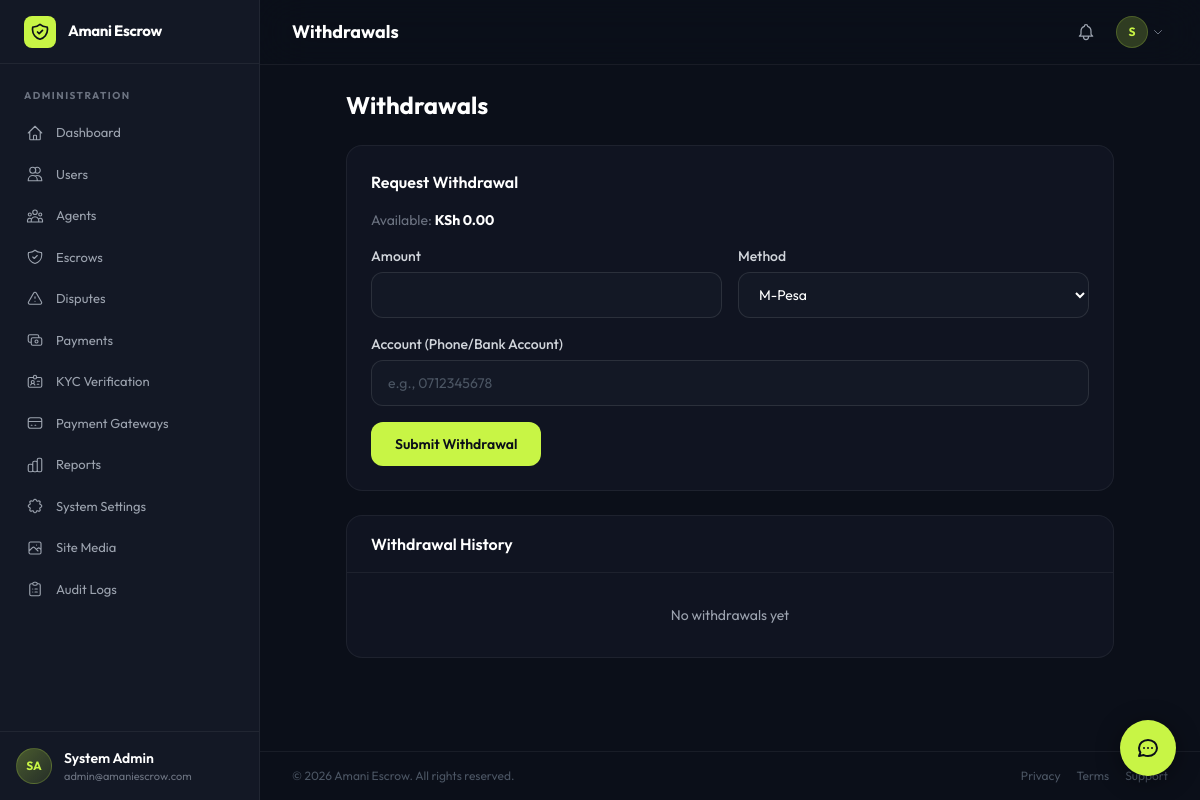
Page /pages/wallet/withdrawals.php (signed in) on the committed database.
### tables this page shows
CREATE TABLE `settings` (
    `id` INT UNSIGNED AUTO_INCREMENT PRIMARY KEY,
    `setting_key` VARCHAR(100) NOT NULL UNIQUE,
    `setting_value` TEXT DEFAULT NULL,
    `setting_type` ENUM('text','number','boolean','json','color','image','textarea','file') NOT NULL DEFAULT 'text',
    `category` VARCHAR(50) NOT NULL DEFAULT 'general',
    `label` VARCHAR(150) NOT NULL,
    `description` TEXT DEFAULT NULL,
    `is_public` TINYINT(1) NOT NULL DEFAULT 0,
    `updated_at` DATETIME NOT NULL DEFAULT CURRENT_TIMESTAMP ON UPDATE CURRENT_TIMESTAMP,
    INDEX `idx_settings_key` (`setting_key`),
    INDEX `idx_settings_category` (`category`)
);

CREATE TABLE `wallets` (
    `id` INT UNSIGNED AUTO_INCREMENT PRIMARY KEY,
    `user_id` INT UNSIGNED NOT NULL,
    `currency` VARCHAR(3) NOT NULL DEFAULT 'KES',
    `balance` DECIMAL(15,2) NOT NULL DEFAULT 0.00,
    `escrow_balance` DECIMAL(15,2) NOT NULL DEFAULT 0.00,
    `total_earned` DECIMAL(15,2) NOT NULL DEFAULT 0.00,
    `total_withdrawn` DECIMAL(15,2) NOT NULL DEFAULT 0.00,
    `is_active` TINYINT(1) NOT NULL DEFAULT 1,
    `created_at` DATETIME NOT NULL DEFAULT CURRENT_TIMESTAMP,
    `updated_at` DATETIME NOT NULL DEFAULT CURRENT_TIMESTAMP ON UPDATE CURRENT_TIMESTAMP,
    UNIQUE KEY `unique_user_currency` (`user_id`, `currency`),
    FOREIGN KEY (`user_id`) REFERENCES `users`(`id`)
);

CREATE TABLE `users` (
    `id` INT UNSIGNED AUTO_INCREMENT PRIMARY KEY,
    `uuid` VARCHAR(36) NOT NULL UNIQUE,
    `first_name` VARCHAR(100) NOT NULL,
    `last_name` VARCHAR(100) NOT NULL,
    `email` VARCHAR(255) NOT NULL UNIQUE,
    `phone` VARCHAR(20) DEFAULT NULL,
    `password_hash` VARCHAR(255) NOT NULL,
    `avatar` VARCHAR(500) DEFAULT NULL,
    `role` ENUM('user','agent','admin','superadmin') NOT NULL DEFAULT 'user',
    `status` ENUM('active','suspended','banned','pending') NOT NULL DEFAULT 'pending',
    `email_verified` TINYINT(1) NOT NULL DEFAULT 0,
    `phone_verified` TINYINT(1) NOT NULL DEFAULT 0,
    `kyc_status` ENUM('none','pending','approved','rejected') NOT NULL DEFAULT 'none',
    `trust_score` DECIMAL(5,2) NOT NULL DEFAULT 0.00,
    `total_transactions` INT UNSIGNED NOT NULL DEFAULT 0,
    `total_volume` DECIMAL(15,2) NOT NULL DEFAULT 0.00,
    `preferred_currency` VARCHAR(3) NOT NULL DEFAULT 'KES',
    `timezone` VARCHAR(50) DEFAULT 'Africa/Nairobi',
    `two_factor_enabled` TINYINT(1) NOT NULL DEFAULT 0,
    `two_factor_secret` VARCHAR(255) DEFAULT NULL,
    `email_verification_token` VARCHAR(255) DEFAULT NULL,
    `password_reset_token` VARCHAR(255) DEFAULT NULL,
    `password_reset_expires` DATETIME DEFAULT NULL,
    `last_login_at` DATETIME DEFAULT NULL,
    `last_login_ip` VARCHAR(45) DEFAULT NULL,
    `business_name` VARCHAR(255) DEFAULT NULL,
    `business_type` VARCHAR(100) DEFAULT NULL,
    `business_registration` VARCHAR(100) DEFAULT NULL,
    `address` TEXT DEFAULT NULL,
    `city` VARCHAR(100) DEFAULT NULL,
    `country` VARCHAR(100) DEFAULT 'Kenya',
    `created_at` DATETIME NOT NULL DEFAULT CURRENT_TIMESTAMP,
    `updated_at` DATETIME NOT NULL DEFAULT CURRENT_TIMESTAMP ON UPDATE CURRENT_TIMESTAMP,
    INDEX `idx_users_email` (`email`),
    INDEX `idx_users_role` (`role`),
    INDEX `idx_users_status` (`status`)
);

CREATE TABLE `currencies` (
    `id` INT UNSIGNED AUTO_INCREMENT PRIMARY KEY,
    `code` VARCHAR(3) NOT NULL UNIQUE,
    `name` VARCHAR(100) NOT NULL,
    `symbol` VARCHAR(10) NOT NULL,
    `exchange_rate` DECIMAL(15,6) NOT NULL DEFAULT 1.000000,
    `is_active` TINYINT(1) NOT NULL DEFAULT 1,
    `is_default` TINYINT(1) NOT NULL DEFAULT 0,
    `updated_at` DATETIME NOT NULL DEFAULT CURRENT_TIMESTAMP ON UPDATE CURRENT_TIMESTAMP
);

### includes/init.php (called while the page is built, shortened)
<?php
spl_autoload_register(function ($class) {
    $f = APP_ROOT . '/classes/' . $class . '.php';
});
function formatMoney($a, $c = 'KES') { return Settings::formatCurrency($a, $c); }
function siteLogo($variant = 'default') {
    $key = $variant === 'light' ? 'site_logo_light' : 'site_logo';
    $path = Settings::get($key);
    return $path ? (strpos($path, 'http') === 0 ? $path : APP_URL . '/' . ltrim($path, '/')) : '';
}

### classes/Settings.php (called while the page is built, shortened)
<?php
class Settings {
    private static $cache = null;
    public static function get($key, $default = null) {
        self::loadAll();
        return self::$cache[$key] ?? $default;
    }
    private static function loadAll() {
        if (self::$cache !== null) return;
        $db = Database::getInstance();
        $rows = $db->fetchAll("SELECT setting_key, setting_value FROM settings");
        self::$cache = [];
        foreach ($rows as $r) self::$cache[$r['setting_key']] = $r['setting_value'];
    }
    public static function formatCurrency($amount, $currency = null) {
        $currency = $currency ?? 'KES';
        $db = Database::getInstance();
        $c = $db->fetch("SELECT symbol FROM currencies WHERE code=?", [$currency]);
        return ($c ? $c['symbol'] : $currency) . ' ' . number_format($amount, 2);
    }
}

### classes/Database.php (called while the page is built, shortened)
<?php
class Database
{
    private static $instance = null;
    private $pdo;
    private function __construct()
    {
        $dsns = self::buildDsnList();
        $options = [
            PDO::ATTR_ERRMODE            => PDO::ERRMODE_EXCEPTION,
            PDO::ATTR_DEFAULT_FETCH_MODE => PDO::FETCH_ASSOC,
            PDO::ATTR_EMULATE_PREPARES   => false,
            PDO::MYSQL_ATTR_INIT_COMMAND => "SET NAMES " . DB_CHARSET,
        ];
        foreach ($dsns as $label => $dsn) {
            try {
                $this->pdo = new PDO($dsn, DB_USER, DB_PASS, $options);
                return;
            } catch (PDOException $e) {
                $lastError = $e;
                error_log("Amani DB [{$label}]: " . $e->getMessage() . " (DSN: {$dsn})");
            }
        }
        $safeMsg = 'System temporarily unavailable.';
        die('<pre style="font-family:monospace;background:#111;color:#C8F545;padding:2rem;border-radius:12px;max-width:700px;margin:4rem auto;white-space:pre-wrap">'
            . htmlspecialchars($safeMsg) . '</pre>');
    }
    private static function buildDsnList(): array
    {
        $dsns = [];
        $db   = DB_NAME;
        $cs   = DB_CHARSET;
        $hostPart = 'host=' . DB_HOST;
        $dsns['host'] = "mysql:{$hostPart};dbname={$db};charset={$cs}";
        if (strtolower(DB_HOST) === 'localhost') {
            $tcp = 'host=127.0.0.1';
            $dsns['tcp-fallback'] = "mysql:{$tcp};dbname={$db};charset={$cs}";
        }
        return $dsns;
    }
    public static function getInstance()
    {
        if (self::$instance === null) {
            self::$instance = new self();
        }
        return self::$instance;
    }
    public function query(string $sql, array $params = [])
    {
        $stmt = $this->pdo->prepare($sql);
        $stmt->execute($params);
        return $stmt;
    }
    public function fetch(string $sql, array $params = [])
    {
        return $this->query($sql, $params)->fetch();
    }
    public function fetchAll(string $sql, array $params = [])
    {
        return $this->query($sql, $params)->fetchAll();
    }
}

### classes/Auth.php (called while the page is built, shortened)
<?php
class Auth {
    private static $user = null;
    public static function user() {
        if (self::$user !== null) return self::$user;
        $db = Database::getInstance();
        self::$user = $db->fetch("SELECT u.*, w.balance as wallet_balance, w.escrow_balance FROM users u LEFT JOIN wallets w ON w.user_id=u.id WHERE u.id=?", [$_SESSION['user_id']]);
        return self::$user;
    }
    public static function check() { return isset($_SESSION['logged_in']) && $_SESSION['logged_in'] === true && isset($_SESSION['user_id']); }
    public static function hasRole($role) { if (!self::check()) return false; return is_array($role) ? in_array($_SESSION['user_role'], $role) : $_SESSION['user_role'] === $role; }
    public static function isAdmin() { return self::hasRole(['admin','superadmin']); }
}

### pages/wallet/withdrawals.php (the view, shortened to what this page needs)
<?php
$pageTitle = 'Withdrawals';
require_once __DIR__ . '/../../includes/init.php';
$user = Auth::user();
$db = Database::getInstance();
$wallet = $db->fetch("SELECT * FROM wallets WHERE user_id = ? LIMIT 1", [$user['id']]);
$withdrawals = $db->fetchAll("SELECT * FROM withdrawals WHERE user_id = ? ORDER BY created_at DESC LIMIT 20", [$user['id']]);
require_once APP_ROOT . '/templates/header.php';
?>
<div class="max-w-3xl mx-auto">
    <div class="mb-6"><h1 class="text-2xl font-bold text-white">Withdrawals</h1></div>
    <div class="glass-card rounded-2xl border border-white/[0.06] p-6 mb-6">
        <h3 class="font-semibold text-white mb-4">Request Withdrawal</h3>
        <p class="text-sm text-gray-500 mb-4">Available: <span class="font-bold text-white"><?= formatMoney($wallet['balance'] ?? 0) ?></span></p>
        <form method="POST" class="space-y-4">
            <div class="grid grid-cols-1 sm:grid-cols-2 gap-4">
                <div><label class="block text-sm font-medium text-gray-300 mb-1.5">Amount</label>
                    <input type="number" name="amount" required min="<?= Settings::get('min_withdrawal', 1000) ?>" class="w-full px-4 py-3 bg-[#131825] border border-white/10 rounded-xl text-sm text-white placeholder-gray-600 focus:outline-none focus:ring-2 focus:ring-accent/20"></div>
                <div><label class="block text-sm font-medium text-gray-300 mb-1.5">Method</label>
                    <select name="method" class="w-full px-4 py-3 bg-[#131825] border border-white/10 rounded-xl text-sm text-white placeholder-gray-600">
                        <option value="mpesa">M-Pesa</option><option value="bank">Bank Transfer</option>
                    </select></div>
            </div>
            <div><label class="block text-sm font-medium text-gray-300 mb-1.5">Account (Phone/Bank Account)</label>
                <input type="text" name="account" required class="w-full px-4 py-3 bg-[#131825] border border-white/10 rounded-xl text-sm text-white placeholder-gray-600" placeholder="e.g., 0712345678"></div>
            <button type="submit" class="px-6 py-3 bg-accent hover:bg-accent-dark text-surface text-sm font-semibold rounded-xl">Submit Withdrawal</button>
        </form>
    </div>
    <div class="glass-card rounded-2xl border border-white/[0.06] overflow-hidden">
        <div class="px-6 py-4 border-b border-white/[0.06]"><h3 class="font-semibold text-white">Withdrawal History</h3></div>
        <div class="divide-y divide-white/[0.04]">
            <?php if (empty($withdrawals)): ?><p class="px-6 py-8 text-sm text-gray-400 text-center">No withdrawals yet</p>
            <?php else: foreach ($withdrawals as $w): ?>
            <div class="flex items-center justify-between px-6 py-4">
                <div><p class="text-sm font-medium"><?= formatMoney($w['amount'],$w['currency']) ?></p><p class="text-xs text-gray-500"><?= ucfirst($w['method']) ?> · <?= timeAgo($w['created_at']) ?></p></div>
                <?= statusBadge($w['status']) ?>
            </div>
            <?php endforeach; endif; ?>
        </div>
    </div>
</div>
<?php require_once APP_ROOT . '/templates/footer.php'; ?>

### templates/header.php (shortened to what this page needs)
<?php
$currentUser = Auth::user();
$platformName = Settings::get('platform_name', 'Amani Escrow');
$isAdmin = Auth::isAdmin();
$currentPage = basename(dirname($_SERVER['PHP_SELF']));
$currentFile = basename($_SERVER['PHP_SELF'], '.php');
$logoUrl = siteLogo();
?>
<!DOCTYPE html>
<html lang="en" class="h-full">
<head>
    <script src="https://cdn.tailwindcss.com"></script>
</head>
<body class="h-full overflow-x-hidden">
<div class="flex h-full">
<aside id="sidebar" class="hidden lg:flex lg:flex-col w-[260px] bg-surface-100 fixed inset-y-0 left-0 z-40 border-r border-white/[0.06]">
    <div class="flex items-center gap-3 px-6 h-16 border-b border-white/[0.06]">
        <?php if ($logoUrl): ?>
            <img src="<?= htmlspecialchars($logoUrl) ?>" alt="<?= htmlspecialchars($platformName) ?>" class="h-8 w-auto max-w-[200px] object-contain object-left">
        <?php else: ?>
            <div class="w-8 h-8 rounded-lg bg-accent flex items-center justify-center shrink-0">
            </div>
            <span class="text-[15px] font-bold text-white tracking-tight"><?= htmlspecialchars($platformName) ?></span>
        <?php endif; ?>
    </div>
    <nav class="flex-1 overflow-y-auto py-5 px-3 space-y-0.5">
        <?php if ($isAdmin): ?>
            <p class="px-3 pt-1 pb-2 text-[10px] font-bold uppercase tracking-[.15em] text-gray-500">Administration</p>
            <?php
            foreach ($adminLinks as $l):
                $active = ($currentFile === $l[0] && $currentPage === $l[1]);
            ?>
            <a href="<?= APP_URL ?>/pages/<?= $l[1] ?>/<?= $l[0] ?>.php" class="sidebar-link flex items-center gap-3 px-3 py-2.5 rounded-lg text-[13px] text-gray-400 hover:text-white <?= $active ? 'active' : '' ?>">
                <svg class="w-[18px] h-[18px] shrink-0" fill="none" viewBox="0 0 24 24" stroke="currentColor" stroke-width="1.5"><path stroke-linecap="round" stroke-linejoin="round" d="<?= $l[3] ?>"/></svg>
                <?= $l[2] ?>
            </a>
            <?php endforeach; ?>
        <?php endif; ?>
    </nav>
    <div class="px-4 py-4 border-t border-white/[0.06]">
        <div class="flex items-center gap-3">
            <?php
            $avatarUrl = !empty($currentUser['avatar']) ? (strpos($currentUser['avatar'], 'http') === 0 ? $currentUser['avatar'] : APP_URL . '/' . ltrim($currentUser['avatar'], '/')) : '';
            ?>
            <?php if ($avatarUrl): ?>
                <img src="<?= htmlspecialchars($avatarUrl) ?>" alt="" class="w-9 h-9 rounded-full object-cover border border-accent/20">
            <?php else: ?>
                <div class="w-9 h-9 rounded-full bg-gradient-to-br from-accent/30 to-accent/10 flex items-center justify-center text-accent text-xs font-bold border border-accent/20">
                    <?= strtoupper(substr($currentUser['first_name'],0,1).substr($currentUser['last_name'],0,1)) ?>
                </div>
            <?php endif; ?>
            <div class="flex-1 min-w-0">
                <p class="text-sm font-semibold text-white truncate"><?= htmlspecialchars($currentUser['first_name'].' '.$currentUser['last_name']) ?></p>
                <p class="text-[11px] text-gray-500 truncate"><?= htmlspecialchars($currentUser['email']) ?></p>
            </div>
        </div>
    </div>
</aside>
            <?php
            $avatarUrl = !empty($currentUser['avatar']) ? (strpos($currentUser['avatar'], 'http') === 0 ? $currentUser['avatar'] : APP_URL . '/' . ltrim($currentUser['avatar'], '/')) : '';
            ?>
<div class="flex-1 lg:ml-[260px] flex flex-col min-h-screen">
    <header class="sticky top-0 z-20 bg-surface/80 backdrop-blur-xl border-b border-white/[0.06]">
        <div class="flex items-center justify-between px-4 lg:px-8 h-16">
            <div class="flex items-center gap-4">
                <h2 class="text-lg font-bold text-white"><?= htmlspecialchars($pageTitle ?? 'Dashboard') ?></h2>
            </div>
            <div class="flex items-center gap-1 sm:gap-2 shrink-0">
                <div class="relative">
                    <button onclick="toggleDropdown('notifDD')" class="relative p-2 rounded-xl hover:bg-white/5 transition-colors text-gray-400 hover:text-white shrink-0">
                    </button>
                </div>
                <div class="relative">
                    <button onclick="toggleDropdown('userDD')" class="flex items-center gap-1 p-1 rounded-xl hover:bg-white/5 transition-colors shrink-0">
                        <?php if ($avatarUrl): ?>
                            <img src="<?= htmlspecialchars($avatarUrl) ?>" alt="" class="w-7 h-7 sm:w-8 sm:h-8 rounded-full object-cover border border-accent/20">
                        <?php else: ?>
                            <div class="w-7 h-7 sm:w-8 sm:h-8 rounded-full bg-accent/20 flex items-center justify-center text-accent text-[10px] sm:text-xs font-bold border border-accent/20"><?= strtoupper(substr($currentUser['first_name'],0,1)) ?></div>
                        <?php endif; ?>
                        <svg class="w-3 h-3 text-gray-500 hidden sm:block" fill="none" viewBox="0 0 24 24" stroke="currentColor" stroke-width="2"><path stroke-linecap="round" stroke-linejoin="round" d="M19 9l-7 7-7-7"/></svg>
                    </button>
                </div>
            </div>
        </div>
    </header>
    <main class="flex-1 px-4 lg:px-8 py-6">

### rows in the picture
settings: setting_value "Amani Escrow"
wallets: user.last_name "SA", user.last_name "System Admin", user.email "admin@amaniescrow.com", user.first_name "S", balance.symbol "KSh 0.00"

### other values in the picture
$l[2] "Dashboard"
$l[2] "Users"
$l[2] "Agents"
$l[2] "Escrows"
$l[2] "Disputes"
$l[2] "Payments"
$l[2] "KYC Verification"
$l[2] "Payment Gateways"
$l[2] "Reports"
$l[2] "System Settings"
$l[2] "Site Media"
$l[2] "Audit Logs"
$pageTitle "Withdrawals"
Settings::get('platform_name', 'Amani Escrow') "Amani Escrow"
